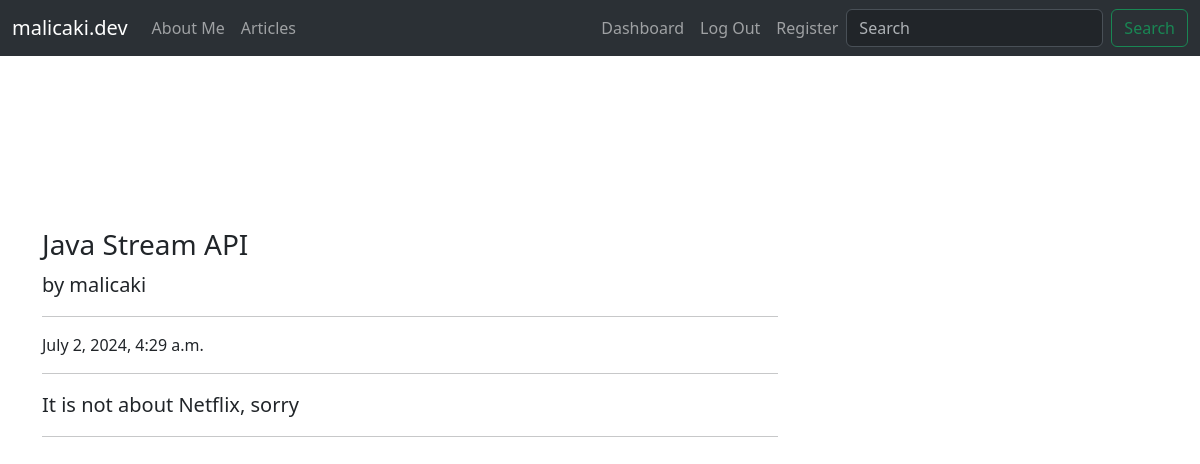
The page /articles/article/10/ (signed in) on the database its author committed.
### article/models.py (models this page shows, shortened)
class Article(models.Model):
    author = models.ForeignKey("auth.user", on_delete=models.CASCADE,verbose_name="Author")
    title = models.CharField(max_length=50, verbose_name="Title")
    content = models.TextField(verbose_name="Content")
    created_date = models.DateTimeField(auto_now_add=True, verbose_name="Tarih")

### article/views.py (the view)
# urls.py: path('article/<int:id>/',views.detail,name = "detail"),
def detail(request,id):
    article = Article.objects.filter(id = id).first()
    return render(request,"detail.html",{"article":article })

### templates/detail.html
{% extends "layout.html" %}
{% block body %}
<div class="row">
    <div class="col-lg-8">
      <h3 class="mt-4">{{article.title}}</h3>
      <p class="lead">
        by {{article.author.username}}
      </p>
      <hr>
      <p>{{article.created_date}}</p>
      <hr>
      <p class="lead">
          {{article.content|safe}}
      </p>
      <hr>
        </div>
      </div>
{% endblock body %}

### rows shown on the page
Article: title "Java Stream API", author.username "malicaki", created_date "July 2, 2024, 4:29 a.m.", content "It is not about Netflix, sorry"
